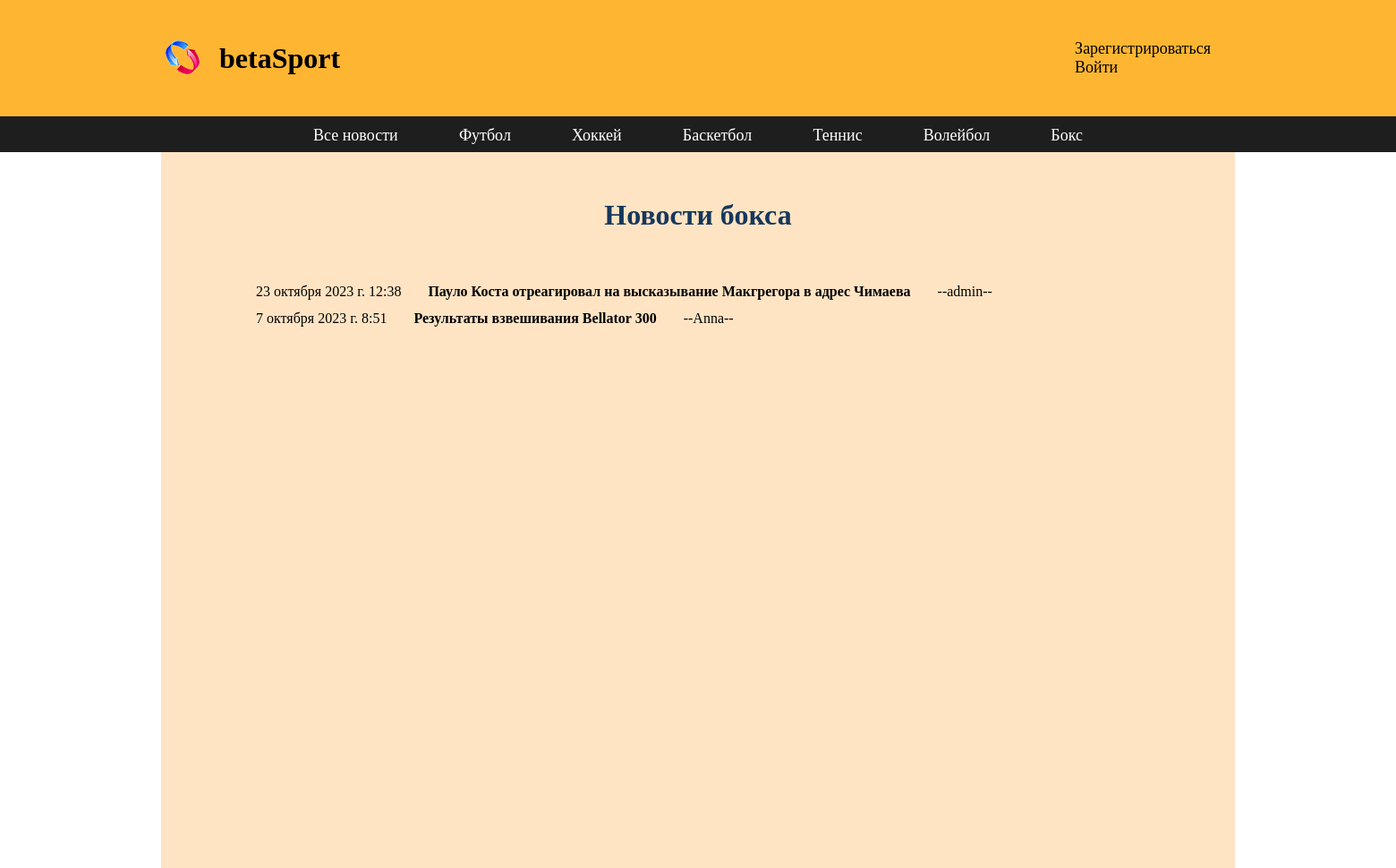
The app's page /box/ with its own data.
### newpost/models.py (models this page shows, shortened)
class Sportnews(models.Model):
    sport = [
        (1, "футбол"),
        (2, "хоккей"),
        (3, "баскетбол"),
        (4, "теннис"),
        (5, "волейбол"),
        (6, "бокс")
    ]
    tsport = models.PositiveSmallIntegerField('tsport', choices=sport)
    title = models.CharField(max_length=100)
    news = models.TextField(max_length=1500)
    created = models.DateTimeField(auto_now_add=True)
    image = models.ImageField(upload_to='images/', blank=True)
    user = models.ForeignKey(User, on_delete=models.CASCADE, blank=True)
    vote_total = models.IntegerField(default=0)
    vote_ratio = models.IntegerField(default=0)

### newpost/views.py (the view)
# urls.py: path('box/', views.box, name='box'),
def box(request):
    an = Sportnews.objects.order_by('-created')
    return render(request, 'newpost/box.html', {'an': an})

### newpost/templates/newpost/box.html
{% extends 'newpost/base.html' %}
{% block content %}
<div class="aut">
    <div class="zag">
            <h1>Новости бокса</h1>
    </div>
</div>
<div class="new">
    {% for i in an %}
        {% if i.tsport == 6 %}
        <div class="blok">
            <div class="creat"> {{ i.created }} </div>
            <div class="tit"> <a href="{% url 'detail' i.id %}"> {{ i.title }} </a> </div>
            <div class="us"> --{{ i.user }}-- </div>
         </div>
        {% endif %}
    {% endfor %}
</div>
{% endblock %}

### newpost/static/css/style.css (style rules this page uses)
* { margin: 0; padding: 0; }
a { text-decoration: none; color: black; }
.content h1 { padding: 12px; }
.new { width: 1050px; margin-left: 100px; padding-right: 400px; margin-right: 150px; }
.blok { padding: 6px; display: flex; }
.tit { padding-left: 30px; font-weight: bold; }
.us { padding-left: 30px; }
.aut { display: flex; flex-direction: column; align-items: center; }
.zag { margin: 40px; color: rgb(23, 55, 92); }

### records on screen
Sportnews: created "23 октября 2023 г. 12:38", title "Пауло Коста отреагировал на высказывание Макгрегора в адрес Чимаева", user "admin"
Sportnews: created "7 октября 2023 г. 8:51", title "Результаты взвешивания Bellator 300", user "Anna"
